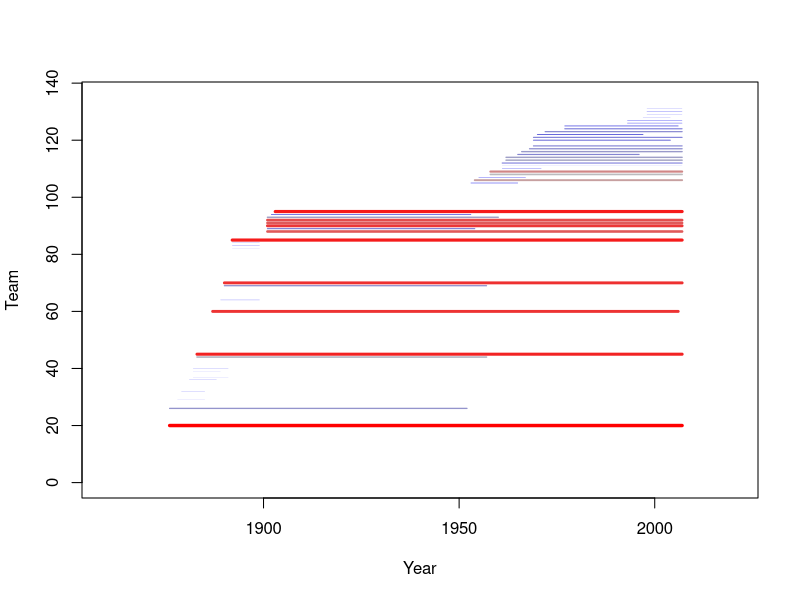

This figure's R source:
library('plyr')
library("RColorBrewer")

# list of teams and info about them
teams = split(baseball, baseball$team)

# list of number of games played for each column
numb_of_games_played = c()
for(i in unique(baseball$team)){
  numb_of_games_played[i]=length(teams[[i]][[2]])
}

# colors
bbgor = colorRamp(c('blue','grey','red'))
sy=(numb_of_games_played-min(numb_of_games_played))/
  (max(numb_of_games_played)-min(numb_of_games_played))
cols=apply(bbgor(sy),1,function(x)rgb(x[1],x[2],x[3],maxColorValue = 255))

# plotting
j=1
plot(1,xlim=c(1860,2020),ylim=c(0,135), xlab="Year", ylab="Team", t='n')
for(i in names(numb_of_games_played)){
  lines(x=teams[[i]][[2]], y=rep(j, numb_of_games_played[j]), t='l',
        lwd=numb_of_games_played[j]/360,
        col=cols[j]
        )
  j=j+1
}

##
# Какая самая старая из команд существовавших на 2005 год?
new = split(baseball, baseball$year)
teams_existed_in_2005 = new[['2005']][['team']]

baseball[(baseball[['team']] %in% teams_existed_in_2005),]

# ответ : CHN
